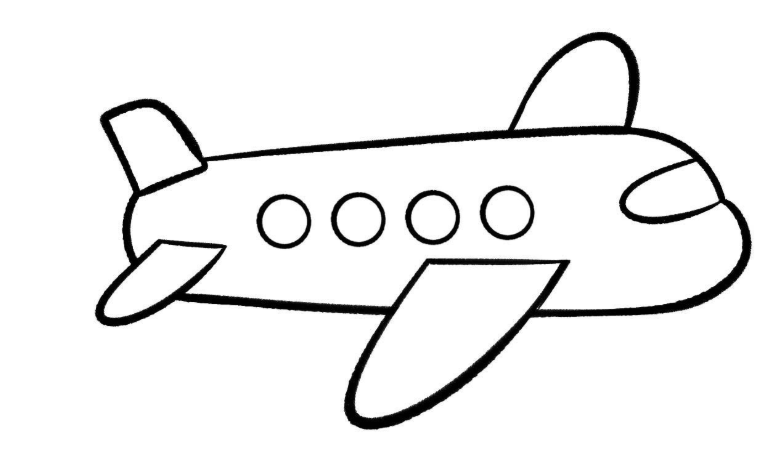
#> input picture image.png, 781 x 465 px
$ python image_processing.py image.png 1.0
#> lines starting #> are read from the running program, lines starting #| are printed output that depends on the picture; after the words box and inside, x2 and y2 are one past the last pixel; in counts of white or black regions, pixels touching at a corner belong together
"""
image_processing.py — Convert image to drawing path for V-Plotter robot
Generates path.txt, consumed by main.py

Usage:
    python image_processing.py <image_file> [fraction]
    python image_processing.py starbucks.jpg
    python image_processing.py starbucks.jpg 0.7
"""

import cv2
import numpy as np
from skimage.morphology import thin
import matplotlib.pyplot as plt
import sys
import os

# ============================================================
# Physical Constants
# ============================================================
BASE_WIDTH    = 0.59        # Distance between motors (meters)
H_BOARD       = 0.6         # Whiteboard height (meters)
H_ROBOT       = 0.19        # Robot body height (meters)
X_LIM         = [0.06, 0.53]   # Safe X range (meters)
Y_LIM         = [0.13, 0.41]   # Safe Y range (meters)
Y_MIN_DRAW    = 0.10        # Don't draw above 10cm from top
FRACTION      = 0.9         # Use 50% of safe zone  // was 0.7
MERGE_GAP_PIX = 3           # Max pixel gap to merge segments
MIN_SEGMENT_LEN = 3         # Discard segments shorter than this
RESAMPLE_DIST    = 0.005
SIMPLIFY_EPSILON = 0.0002
IMAGE_MAX_DIM    = 600

def simplify_segment(segment, epsilon=SIMPLIFY_EPSILON):
    """
    Douglas-Peucker simplification — remove unnecessary points
    while keeping the shape. Like zooming out on details.
    """
    if len(segment) < 3:
        return segment

    # cv2.approxPolyDP needs specific format
    curve = segment.reshape(-1, 1, 2).astype(np.float32)
    simplified = cv2.approxPolyDP(curve, epsilon, closed=False)
    return simplified.reshape(-1, 2).astype(np.float64)

# ============================================================
# Step 1: Image Processing → Skeleton
# ============================================================
def process_image(image_path):
    img = cv2.imread(image_path)
    if img is None:
        raise FileNotFoundError(f"Cannot load image: {image_path}")

    # --- Resize if too large ---
    h, w = img.shape[:2]
    if max(h, w) > IMAGE_MAX_DIM:
        scale = IMAGE_MAX_DIM / max(h, w)
        img = cv2.resize(img, None, fx=scale, fy=scale,
                         interpolation=cv2.INTER_AREA)
        print(f"      → Resized: {w}x{h} → {img.shape[1]}x{img.shape[0]}")

    # --- Grayscale ---
    if len(img.shape) == 3:
        gray = cv2.cvtColor(img, cv2.COLOR_BGR2GRAY)
    else:
        gray = img.copy()

    # --- Adaptive threshold (dark foreground → white) ---
    #     Matches MATLAB: imbinarize(img,'adaptive','ForegroundPolarity','dark')
    block_size = max(15, (min(gray.shape) // 20) | 1)  # odd number
    binary = cv2.adaptiveThreshold(
        gray, 255,
        cv2.ADAPTIVE_THRESH_GAUSSIAN_C,
        cv2.THRESH_BINARY_INV,
        block_size, 10
    )

    # --- Clean: remove isolated pixels (no neighbors) ---
    #     Matches MATLAB: bwmorph(img,'clean')
    kernel = np.ones((3, 3), np.uint8)
    kernel[1, 1] = 0
    neighbor_count = cv2.filter2D(
        (binary > 0).astype(np.uint8), -1, kernel
    )
    cleaned = binary.copy()
    cleaned[(binary > 0) & (neighbor_count == 0)] = 0

    # --- Skeleton: thin to 1px lines ---
    #     Matches MATLAB: bwmorph(img,'thin',inf)
    skeleton = thin(cleaned > 0)

    return skeleton, img


# ============================================================
# Step 2: Extract Ordered Segments from Skeleton
# ============================================================
def extract_segments(skeleton):
    """
    Walk the skeleton image and extract ordered path segments.
    Each segment is an Nx2 array of (row, col) pixel coordinates.
    At junctions, paths split into separate segments.
    """
    h, w = skeleton.shape
    remaining = skeleton.copy().astype(bool)
    segments = []

    def count_neighbors(r, c):
        count = 0
        for dr in (-1, 0, 1):
            for dc in (-1, 0, 1):
                if dr == 0 and dc == 0:
                    continue
                nr, nc = r + dr, c + dc
                if 0 <= nr < h and 0 <= nc < w and remaining[nr, nc]:
                    count += 1
        return count

    def find_start():
        """Find a starting pixel — prefer endpoints (1 neighbor)."""
        ys, xs = np.where(remaining)
        if len(ys) == 0:
            return None
        # Look for endpoints first
        for i in range(len(ys)):
            if count_neighbors(ys[i], xs[i]) == 1:
                return (ys[i], xs[i])
        # No endpoint → closed loop, take any pixel
        return (ys[0], xs[0])

    def walk(start):
        """Walk along connected pixels, preferring straight direction."""
        path = [start]
        remaining[start[0], start[1]] = False
        current = start
        prev = None

        while True:
            r, c = current
            best = None
            best_score = -1

            for dr in (-1, 0, 1):
                for dc in (-1, 0, 1):
                    if dr == 0 and dc == 0:
                        continue
                    nr, nc = r + dr, c + dc
                    if 0 <= nr < h and 0 <= nc < w and remaining[nr, nc]:
                        # Prefer continuing in same direction
                        score = 0
                        if prev is not None:
                            pr, pc = prev
                            if dr == (r - pr) and dc == (c - pc):
                                score = 2   # same direction
                            elif dr == (r - pr) or dc == (c - pc):
                                score = 1   # partially same
                        if best is None or score > best_score:
                            best = (nr, nc)
                            best_score = score

            if best is None:
                break

            path.append(best)
            remaining[best[0], best[1]] = False
            prev = current
            current = best

        return path

    # --- Extract all segments ---
    while True:
        start = find_start()
        if start is None:
            break
        path = walk(start)
        if len(path) >= MIN_SEGMENT_LEN:
            segments.append(np.array(path, dtype=float))

    return segments


# ============================================================
# Step 3: Merge Segments with Nearby Endpoints
# ============================================================
def connect_segments(segments, max_gap=MERGE_GAP_PIX):
    """
    Merge segments whose endpoints are within max_gap pixels.
    Matches MATLAB: connectSegments()
    """
    if len(segments) < 2:
        return segments

    merged = True
    while merged:
        merged = False
        i = 0
        while i < len(segments):
            best_j = None
            best_dist = max_gap + 1
            best_flip_i = False
            best_flip_j = False

            j = i + 1
            while j < len(segments):
                si, sj = segments[i], segments[j]

                # Check all 4 endpoint combinations
                combos = [
                    (np.linalg.norm(si[-1] - sj[0]),  False, False),  # end→start
                    (np.linalg.norm(si[-1] - sj[-1]), False, True),   # end→end
                    (np.linalg.norm(si[0]  - sj[0]),  True,  False),  # start→start
                    (np.linalg.norm(si[0]  - sj[-1]), True,  True),   # start→end
                ]

                for dist, fi, fj in combos:
                    if dist < best_dist:
                        best_dist = dist
                        best_j = j
                        best_flip_i = fi
                        best_flip_j = fj
                j += 1

            if best_j is not None and best_dist <= max_gap:
                si = segments[i][::-1] if best_flip_i else segments[i]
                sj = segments[best_j][::-1] if best_flip_j else segments[best_j]
                segments[i] = np.vstack([si, sj])
                segments.pop(best_j)
                merged = True
                # Don't increment i — check again with merged segment
            else:
                i += 1

    return segments


# ============================================================
# Step 4: Pixel Coordinates → Meters
# ============================================================
def get_pixel_limits(segments):
    """Get bounding box of all segments in pixel coordinates."""
    all_pts = np.vstack(segments)
    x_lim_pix = [float(all_pts[:, 1].min()), float(all_pts[:, 1].max())]
    y_lim_pix = [float(all_pts[:, 0].min()), float(all_pts[:, 0].max())]
    return x_lim_pix, y_lim_pix


def pixels_to_meters(segments, x_lim_pix, y_lim_pix, fraction=FRACTION):
    """
    Map pixel coordinates to meters within safe drawing zone.
    Preserves aspect ratio. Centers drawing in the safe zone.
    Matches MATLAB: transformPixelsToMeters()

    Output: list of Nx2 arrays with (x_meters, y_meters)
    """
    # Effective safe zone (enforce Y_MIN_DRAW)
    y_min = max(Y_LIM[0], Y_MIN_DRAW)
    y_max = Y_LIM[1]
    x_min, x_max = X_LIM

    # Available drawing area (scaled by fraction)
    x_range = (x_max - x_min) * fraction
    y_range = (y_max - y_min) * fraction
    x_center = (x_min + x_max) / 2
    y_center = (y_min + y_max) / 2

    # Pixel dimensions
    pix_w = x_lim_pix[1] - x_lim_pix[0]
    pix_h = y_lim_pix[1] - y_lim_pix[0]
    if pix_w == 0 or pix_h == 0:
        raise ValueError("Image has zero width or height!")

    # Uniform scale — preserve aspect ratio
    scale = min(x_range / pix_w, y_range / pix_h)
    actual_w = pix_w * scale
    actual_h = pix_h * scale

    segments_m = []
    for seg in segments:
        rows = seg[:, 0]   # pixel Y
        cols = seg[:, 1]   # pixel X

        # Normalize to 0..1
        nx = (cols - x_lim_pix[0]) / pix_w
        ny = (rows - y_lim_pix[0]) / pix_h

        # Map to meters (centered)
        mx = x_center - actual_w / 2 + nx * actual_w
        my = y_center - actual_h / 2 + ny * actual_h

        # Clip to safe zone (safety net)
        mx = np.clip(mx, x_min, x_max)
        my = np.clip(my, y_min, y_max)

        segments_m.append(np.column_stack([mx, my]))

    return segments_m


# ============================================================
# Step 5: Resample Segments
# ============================================================
def resample_segment(segment, max_dist=RESAMPLE_DIST):
    """
    Resample so no two consecutive points are further than max_dist apart.
    Matches MATLAB: reduceSegment()
    """
    if len(segment) < 2:
        return segment

    resampled = [segment[0]]

    for i in range(1, len(segment)):
        p0 = resampled[-1]
        p1 = segment[i]
        dist = np.linalg.norm(p1 - p0)

        if dist > max_dist:
            n_steps = int(np.ceil(dist / max_dist))
            for j in range(1, n_steps + 1):
                t = j / n_steps
                resampled.append(p0 + t * (p1 - p0))
        else:
            resampled.append(p1)

    return np.array(resampled)


# ============================================================
# Step 6: Route Optimization
# ============================================================
def optimize_route(segments, start_xy=None):
    """
    Reorder segments using nearest-neighbor heuristic.
    Also flips segments if the end is closer than the start.
    Matches MATLAB: routeOptimization()
    """
    if len(segments) <= 1:
        return segments

    if start_xy is None:
        current = segments[0][0].copy()
    else:
        current = np.array(start_xy, dtype=float)

    remaining = list(range(len(segments)))
    ordered = []

    while remaining:
        best_idx = None
        best_dist = float('inf')
        best_flip = False

        for idx in remaining:
            seg = segments[idx]
            d_start = np.linalg.norm(current - seg[0])
            d_end   = np.linalg.norm(current - seg[-1])

            if d_start < best_dist:
                best_dist = d_start
                best_idx = idx
                best_flip = False
            if d_end < best_dist:
                best_dist = d_end
                best_idx = idx
                best_flip = True

        seg = segments[best_idx]
        if best_flip:
            seg = seg[::-1].copy()

        ordered.append(seg)
        current = seg[-1].copy()
        remaining.remove(best_idx)

    return ordered


# ============================================================
# Step 7: Visualization
# ============================================================
def plot_pixels(segments, title="Pixel Segments"):
    """Plot segments in pixel coordinates, each in a different color."""
    plt.figure(figsize=(10, 8))
    for seg in segments:
        plt.plot(seg[:, 1], seg[:, 0], linewidth=1)
    plt.gca().invert_yaxis()
    plt.axis('equal')
    plt.title(f"{title}  ({len(segments)} segments)")
    plt.xlabel("X (pixels)")
    plt.ylabel("Y (pixels)")
    plt.grid(True, alpha=0.2)
    plt.tight_layout()
    plt.show()


def plot_meters(segments, title="Drawing Preview"):
    """Plot segments in meters with safe zone rectangle."""
    y_min = max(Y_LIM[0], Y_MIN_DRAW)

    plt.figure(figsize=(10, 8))

    # Safe zone rectangle
    rect = plt.Rectangle(
        (X_LIM[0], y_min),
        X_LIM[1] - X_LIM[0],
        Y_LIM[1] - y_min,
        fill=False, edgecolor='red', linewidth=2,
        linestyle='--', label='Safe Zone'
    )
    plt.gca().add_patch(rect)

    # Motor positions
    plt.plot([0, BASE_WIDTH], [0, 0], 'ks', markersize=10, label='Motors')

    # Drawing segments
    total_pts = 0
    for seg in segments:
        plt.plot(seg[:, 0], seg[:, 1], linewidth=1)
        total_pts += len(seg)

    plt.gca().invert_yaxis()
    plt.axis('equal')
    plt.xlim(-0.02, BASE_WIDTH + 0.02)
    plt.ylim(H_BOARD + 0.02, -0.02)
    plt.title(f"{title}\n{len(segments)} segments, {total_pts} points")
    plt.xlabel("X (meters)")
    plt.ylabel("Y (meters)")
    plt.legend(loc='lower right')
    plt.grid(True, alpha=0.3)
    plt.tight_layout()
    plt.show()


# ============================================================
# Step 8: Write path.txt
# ============================================================
def write_path(segments, filename="path.txt"):
    """
    Write drawing commands to path.txt.
    Format: PEN_UP / PEN_DOWN / G:x,y
    """
    total_moves = 0

    with open(filename, 'w') as f:
        f.write(f"# Generated by image.py\n")
        f.write(f"# {len(segments)} segments\n")
        f.write(f"# Safe zone X: {X_LIM}  Y: {Y_LIM}\n\n")

        for i, seg in enumerate(segments):
            # --- Move to start (pen up) ---
            f.write("PEN_UP\n")
            f.write(f"G:{seg[0][0]:.5f},{seg[0][1]:.5f}\n")
            total_moves += 1

            # --- Draw segment (pen down) ---
            f.write("PEN_DOWN\n")
            for pt in seg[1:]:
                f.write(f"G:{pt[0]:.5f},{pt[1]:.5f}\n")
                total_moves += 1

        # --- Finish with pen up ---
        f.write("PEN_UP\n")

    return total_moves


# ============================================================
# Main
# ============================================================
def main():
    # --- Parse arguments ---
    if len(sys.argv) > 1:
        image_path = sys.argv[1]
    else:
        image_path = input("Image file path: ").strip()

    if not os.path.exists(image_path):
        print(f"Error: '{image_path}' not found!")
        sys.exit(1)

    fraction = FRACTION
    if len(sys.argv) > 2:
        try:
            fraction = float(sys.argv[2])
            print(f"  Using fraction = {fraction}")
        except ValueError:
            pass

    print(f"\n{'='*50}")
    print(f"  image.py — Image to Drawing Path")
    print(f"{'='*50}")
    print(f"  Image:     {image_path}")
    print(f"  Fraction:  {fraction}")
    print(f"  Safe X:    {X_LIM[0]:.2f} — {X_LIM[1]:.2f} m")
    print(f"  Safe Y:    {max(Y_LIM[0], Y_MIN_DRAW):.2f} — {Y_LIM[1]:.2f} m")
    print(f"{'='*50}\n")

    # --- Step 1: Process image ---
    print("[1/7] Processing image...")
    skeleton, original = process_image(image_path)
#> in process_image, img is the input picture: shape (465, 781, 3); mean B, G, R 237.9, 237.9, 237.9
#> in process_image, `img = cv2.resize(img, None, fx=scale, fy=scale, interpolation=cv2.INTE..`:
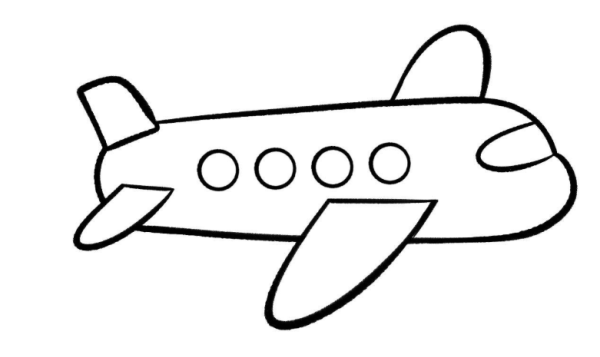
#> img: shape (357, 600, 3); mean B, G, R 237.9, 237.9, 237.9
#|       → Resized: 781x465 → 600x357
#> in process_image, `binary = cv2.adaptiveThreshold( gray, 255, cv2.ADAPTIVE_THRESH_GAUSSIA..`:
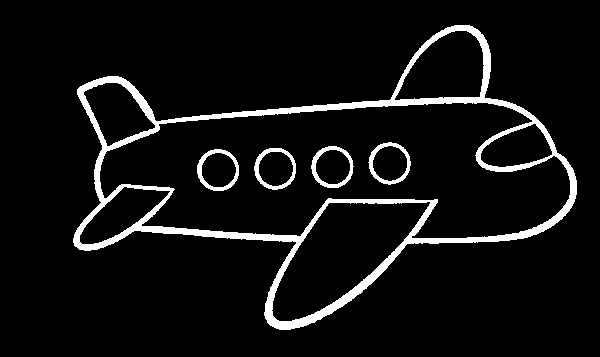
#> binary: shape (357, 600); 6.7% white; 5 white regions, box (x1, y1, x2, y2) and area: (73, 25, 577, 330) 12514, (311, 146, 354, 188) 492, (197, 149, 239, 191) 487, (368, 142, 411, 185) 477, (254, 148, 296, 190) 477
#> in process_image, `neighbor_count = cv2.filter2D( (binary > 0).astype(np.uint8), -1, kern..`:
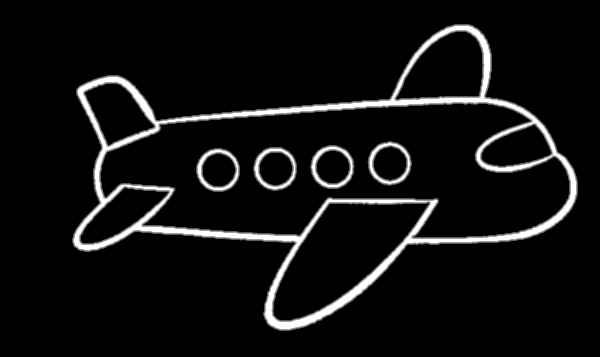
#> neighbor_count: shape (357, 600); min 0, max 8, mean 0.54; drawn with min black and max white
#> in process_image, `skeleton = thin(cleaned > 0)`:
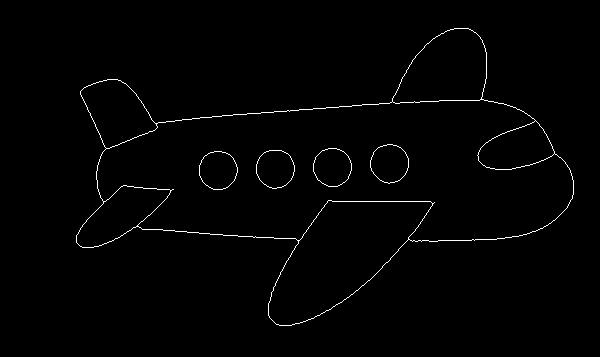
#> skeleton: shape (357, 600) bool; 1.1% white in thin lines or dots, all inside (x1, y1, x2, y2) = (76, 28, 574, 326)
    n_pixels = int(np.sum(skeleton))
#> n_pixels = 2393
    print(f"      → Skeleton: {n_pixels} pixels")
#|       → Skeleton: 2393 pixels

    # --- Step 2: Extract segments ---
    print("[2/7] Extracting segments...")
    segments_pix = extract_segments(skeleton)
#> in find_start, `ys, xs = np.where(remaining)`: ys = 2393 values from 28 to 325; xs = 2393 values, max 573 at index 1312, min 76 at index 1920, mean 319.6
#> in extract_segments, `start = find_start()`: start = (189, 173)
#> in walk, `path = [start]`: path = [(189, 173)]
#> in walk, `current = start`: current = (189, 173)
#> the loop in walk, `while True:` made 835 passes
#> after the loop in walk, `while True:`:
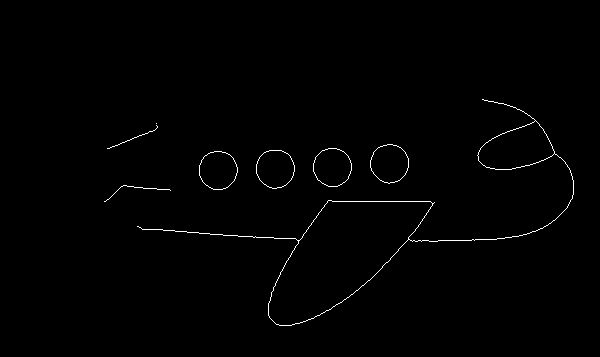
#> remaining: shape (357, 600) bool; 0.73% white in thin lines or dots, all inside (x1, y1, x2, y2) = (104, 99, 574, 326)
#> after the loop in walk, `while True:`: path = 835 pairs, first value 28 to 247, second value 76 to 486
#> (the rest of the program and of its run is left out)
